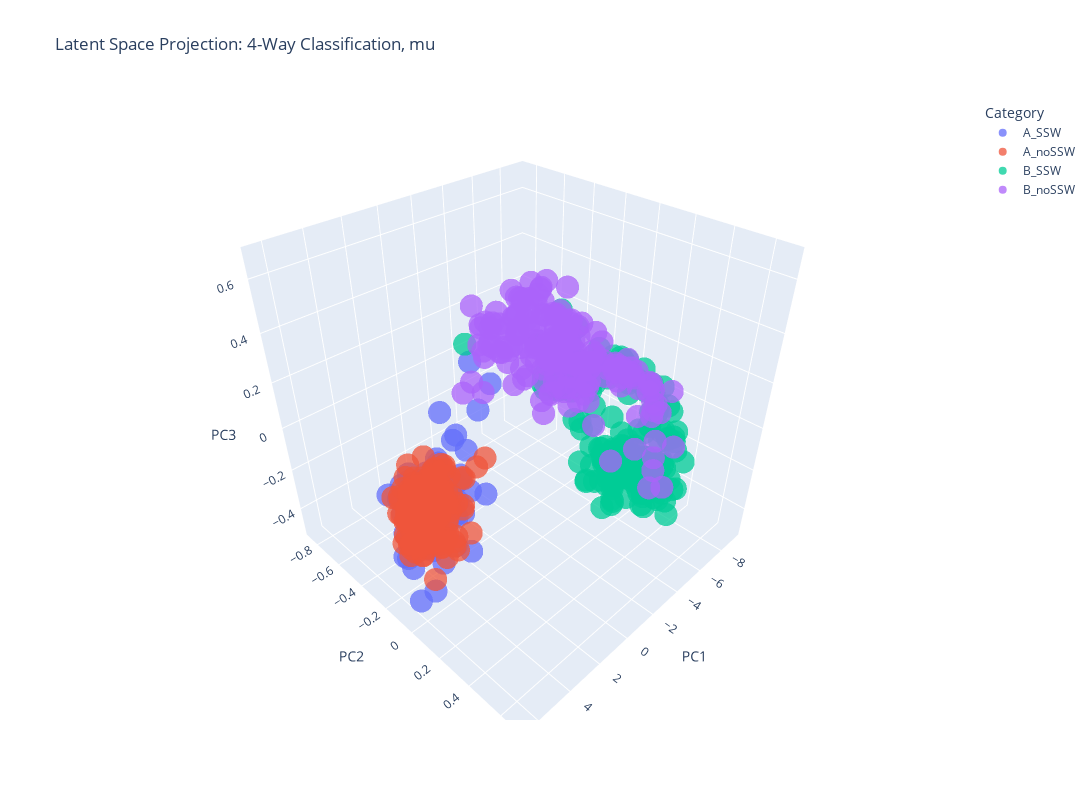
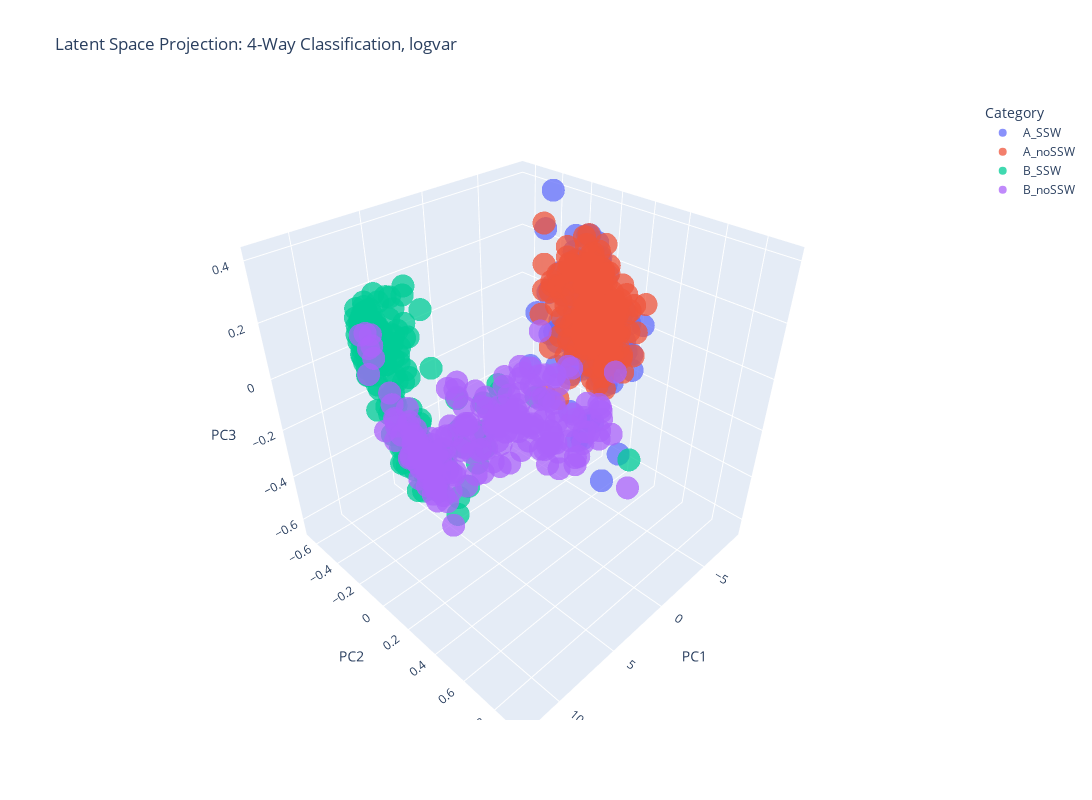
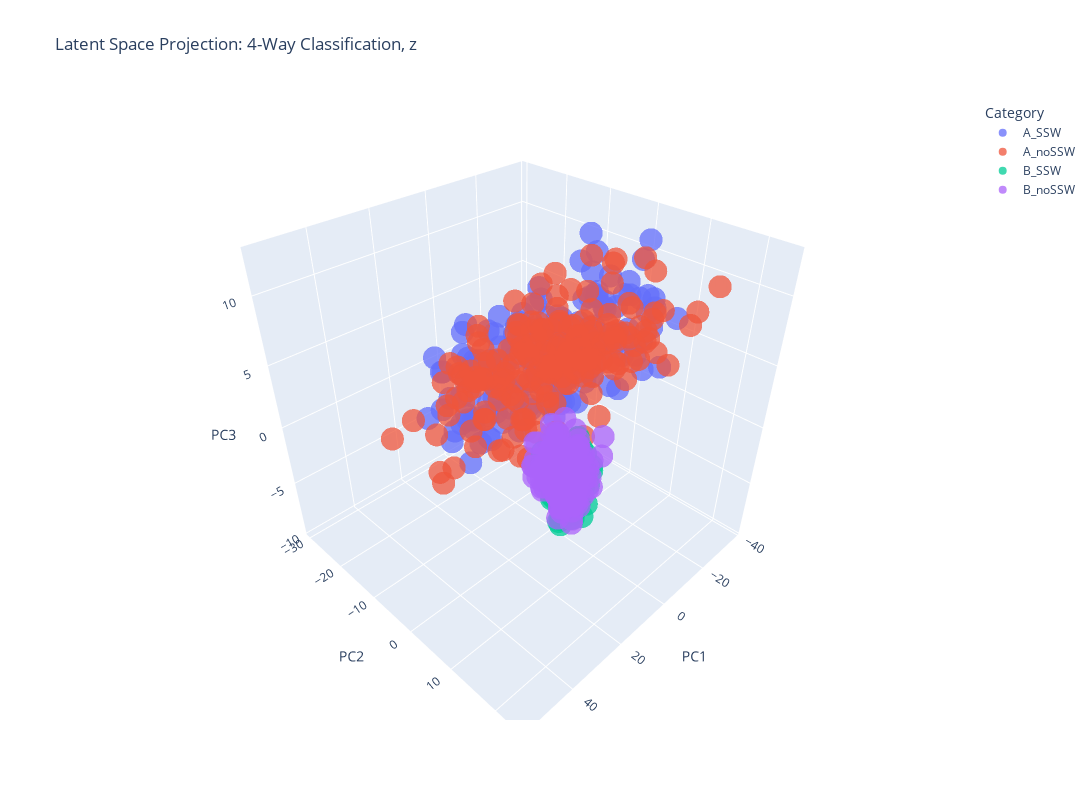

Source (notebook cell) for these figures, in order:
### Code cell
import numpy as np
import torch
import matplotlib.pyplot as plt
from sklearn.decomposition import PCA
import plotly.express as px
import pandas as pd

# Load data
data = np.load("/home/danielboscu/Documents/code/AI_RES/data/actual/long_run_310k.npy")
zonal_wind = data[:, 0, 63]
upper, lower = 53.8 / 2.8935, 7.41

import seaborn as sns
from sklearn.metrics import mean_squared_error

# Initialization
time_step       = 300_000
real_data       = np.load(r'/home/danielboscu/Documents/code/AI_RES/data/actual/long_run_310k.npy')
level           = 63
upper_bound     = 53.8 / 2.8935
lower_bound     = 7.41
real_data_1d    = real_data[:, 1, level]

num_neurons     = 1024
latent_dim      = 32
output_dim      = 75
condition_dim   = num_variables

print(f"Number of neurons: {num_neurons}, Latent dimension: {latent_dim}, Output dimension: {output_dim}, Condition dimension: {condition_dim}")
model = ConditionalVAE(latent_dim, output_dim, condition_dim, num_neurons)
model = model.cuda()
optimizer = optim.Adam(model.parameters(), lr=0.0001)
start, end = variable_range[variable][0], variable_range[variable][1]+1
print(f"Variable range for {variable}: {start} to {end}")

folder = "/home/danielboscu/Documents/code/AI_RES/training"
model_weights_path = r'/home/danielboscu/Documents/code/AI_RES/training/best/checkpoint_11.pth'
past_model = True

if past_model:
    if os.path.exists(model_weights_path):
        model.load_state_dict(torch.load(model_weights_path))
        print(f"Model weights loaded from {model_weights_path}")

def detect_transitions_and_nontransitions_A_to_B(u_series, upper, lower):
    transitions = []
    transition_values = []
    non_transitions = []
    non_transition_values = []
    i = 0
    while i < len(u_series) - 1:
        if u_series[i] > upper:
            j = i + 1
            timer = 0
            while j < len(u_series) and u_series[j] < upper:
                timer += 1
                if u_series[j] < lower:
                    transitions.append(i)
                    transition_values.append(u_series[i])
                    timer = 0
                    break
                j += 1
            if timer >= 5:
                non_transitions.append(i)
                non_transition_values.append(u_series[i])
                timer = 0
            i = j
        else:
            i += 1
    return np.array(transitions), np.array(non_transitions), np.array(transition_values), np.array(non_transition_values)


def detect_transitions_and_nontransitionsB_to_A(u_series, upper, lower):
    transitions = []
    transition_values = []
    non_transitions = []
    non_transition_values = []
    i = 0
    while i < len(u_series) - 1:
        if u_series[i] < lower:
            j = i + 1
            timer = 0
            while j < len(u_series) and u_series[j] > lower:
                timer += 1
                if u_series[j] > upper:
                    transitions.append(i)
                    transition_values.append(u_series[i])
                    timer = 0
                    break
                j += 1
            if timer >= 5:
                non_transitions.append(i)
                non_transition_values.append(u_series[i])
                timer = 0
            i = j
        else:
            i += 1
    return np.array(transitions), np.array(non_transitions), np.array(transition_values), np.array(non_transition_values)

ssw_indices_A, non_ssw_indices_A, ssw_transition_values_A, non_ssw_transition_values_A = detect_transitions_and_nontransitions_A_to_B(zonal_wind, upper, lower)
ssw_indices_B, non_ssw_indices_B, ssw_transition_values_B, non_ssw_transition_values_B = detect_transitions_and_nontransitionsB_to_A(zonal_wind, upper, lower)

# transition_indices = np.union1d(ssw_indices_A, ssw_indices_B)
# total_len = len(data)
# non_ssw_sample_A = np.where((zonal_wind > upper) & (~np.isin(np.arange(total_len), transition_indices)))[0]

# non_ssw_sample_B = np.where((zonal_wind < lower) & (~np.isin(np.arange(total_len), transition_indices)))[0]

n_samples = min(len(ssw_indices_A), len(non_ssw_indices_A), len(non_ssw_indices_B))
non_ssw_indices_A = np.random.choice(non_ssw_indices_A, size=n_samples, replace=False)
non_ssw_indices_B = np.random.choice(non_ssw_indices_B, size=n_samples, replace=False)

print(f"SSW Transitions A to B: {len(ssw_indices_A)}, Mean Value: {np.mean(ssw_transition_values_A):.2f}")
print(f"SSW Transitions B to A: {len(ssw_indices_B)}, Mean Value: {np.mean(ssw_transition_values_B):.2f}")
print(f"Non-SSW Transitions A: {len(non_ssw_indices_A)}, Mean Value: {np.mean(non_ssw_transition_values_A):.2f}")
print(f"Non-SSW Transitions B: {len(non_ssw_indices_B)}, Mean Value: {np.mean(non_ssw_transition_values_B):.2f}")

X = np.vstack([
    data[ssw_indices_A, 0],
    data[non_ssw_indices_A, 0],
    data[ssw_indices_B, 0],
    data[non_ssw_indices_B, 0]
]).astype(np.float32)

labels = (
    ["A_SSW"] * len(ssw_indices_A) +
    ["A_noSSW"] * len(non_ssw_indices_A) +
    ["B_SSW"] * len(ssw_indices_B) +
    ["B_noSSW"] * len(non_ssw_indices_B)
)


model.eval()
# Encode data
with torch.no_grad():
    mu, logvar = model.encode(torch.tensor(X, dtype=torch.float32).cuda())
    z = model.reparameterize(mu, logvar)
    mu_np = mu.cpu().numpy()
    logvar_np = logvar.cpu().numpy()
    z_np = z.cpu().numpy()

print("Mu shape: " , mu.shape)
print("Mu values for A_ssw: ", np.mean(mu_np[:189, :]), "Mu values for B_ssw: ", np.mean(mu_np[189:379, :]), "Mu values for A_noSSW: ", np.mean(mu_np[379:569, :]), "Mu values for B_noSSW: ", np.mean(mu_np[569:, :]))
print("Logvar shape for A_ssw: ", np.mean(logvar_np[:189, :]), "Logvar shape for B_ssw: ", np.mean(logvar_np[189:379, :]), "Logvar shape for A_noSSW: ", np.mean(logvar_np[379:569, :]), "Logvar shape for B_noSSW: ", np.mean(logvar_np[569:, :]))
print("Z values for A_ssw: ", np.mean(z_np[:189, :]), "Z values for B_ssw: ", np.mean(z_np[189:379, :]), "Z values for A_noSSW: ", np.mean(z_np[379:569, :]), "Z values for B_noSSW: ", np.mean(z_np[569:, :]))

# PCA
num_components = 3
pca = PCA(n_components=num_components)
print(f"==>> pca: {pca}")

#mu
latent_3d = pca.fit_transform(mu_np)
print(f"==>> latent_3d: {latent_3d.shape}")


explained = pca.explained_variance_ratio_
total_explained = np.sum(explained)
print(f"Explained variance by PC1: {explained[0]:.4f}")
print(f"Explained variance by PC2: {explained[1]:.4f}")
print(f"Explained variance by PC3: {explained[2]:.4f}")
print(f"Total explained variance (PC1+2+3): {total_explained:.4f}")
# Build DataFrame
df = pd.DataFrame(latent_3d[:,num_components%3:num_components], columns=["PC1", "PC2", "PC3"] )
df["Category"] = labels

# Plot 3D PCA
fig = px.scatter_3d(df, x="PC1", y="PC2", z="PC3", color="Category",
                    opacity=0.75,
                    title="Latent Space Projection: 4-Way Classification, mu",
                     width=1200, height=800)
fig.show()

#logvar
latent_3d = pca.fit_transform(logvar_np)
print(f"==>> latent_3d: {latent_3d.shape}")


explained = pca.explained_variance_ratio_
total_explained = np.sum(explained)
print(f"Explained variance by PC1: {explained[0]:.4f}")
print(f"Explained variance by PC2: {explained[1]:.4f}")
print(f"Explained variance by PC3: {explained[2]:.4f}")
print(f"Total explained variance (PC1+2+3): {total_explained:.4f}")
# Build DataFrame
df = pd.DataFrame(latent_3d[:,num_components%3:num_components], columns=["PC1", "PC2", "PC3"] )
df["Category"] = labels

# Plot 3D PCA
fig = px.scatter_3d(df, x="PC1", y="PC2", z="PC3", color="Category",
                    opacity=0.75,
                    title="Latent Space Projection: 4-Way Classification, logvar",
                     width=1200, height=800)
fig.show()

#z
latent_3d = pca.fit_transform(z_np)
print(f"==>> latent_3d: {latent_3d.shape}")


explained = pca.explained_variance_ratio_
total_explained = np.sum(explained)
print(f"Explained variance by PC1: {explained[0]:.4f}")
print(f"Explained variance by PC2: {explained[1]:.4f}")
print(f"Explained variance by PC3: {explained[2]:.4f}")
print(f"Total explained variance (PC1+2+3): {total_explained:.4f}")
# Build DataFrame
df = pd.DataFrame(latent_3d[:,num_components%3:num_components], columns=["PC1", "PC2", "PC3"] )
df["Category"] = labels

# Plot 3D PCA
fig = px.scatter_3d(df, x="PC1", y="PC2", z="PC3", color="Category",
                    opacity=0.75,
                    title="Latent Space Projection: 4-Way Classification, z",
                     width=1200, height=800)
fig.show()

# latent plots
plt.plot(data[:, 0, 63], label="Zonal Wind A", color='dodgerblue', alpha=0.7)
plt.axhline(y=lower_bound, color='purple', linestyle='--', alpha=0.5, linewidth=1.2)
plt.axhline(y=upper_bound, color='purple', linestyle='--', alpha=0.5, linewidth=1.2)

for idx in ssw_indices_A:
    plt.axvline(x=idx, color='green', linestyle='--', alpha=0.5, linewidth=1.2)

plt.xlabel("Time Steps")
plt.ylabel("Zonal Wind @ 30km")
plt.title("SSW Transitions in Zonal Wind A (A → B)")
plt.legend()
plt.grid(True)
plt.tight_layout()
plt.show()

plt.figure(figsize=(16, 5))
plt.plot(data[:, 0, 63], label="Zonal Wind B", color='red', alpha=0.7)

for idx in ssw_indices_B:
    plt.axvline(x=idx, color='purple', linestyle='--', alpha=0.5, linewidth=1.2)
plt.axhline(y=lower_bound, color='purple', linestyle='--', alpha=0.5, linewidth=1.2)
plt.axhline(y=upper_bound, color='purple', linestyle='--', alpha=0.5, linewidth=1.2)

plt.xlabel("Time Steps")
plt.ylabel("Zonal Wind @ 30km")
plt.title("SSW Transitions in Zonal Wind B (B → A)")
plt.legend()
plt.grid(True)
plt.tight_layout()
plt.show()


fig = plt.figure(figsize=(14,6))
gs = gridspec.GridSpec(1, 2, figure=fig)
ax_1 = fig.add_subplot(gs[0, 0])
ax_1.boxplot([mu_np[:189, 0], mu_np[189:379, 0]],
            tick_labels=["A_SSW", "A_noSSW"])
ax_1.grid(True, linestyle='--', alpha=0.5)
ax_1.set_xlabel("Sample Index")
ax_1.set_ylabel("Latent Variable (mu)")
ax_1.set_title("Latent Variable (mu) for A_SSW and A_NoSSW Samples")
ax_1.legend()
ax_2 = fig.add_subplot(gs[0, 1])
ax_2.boxplot([mu_np[380:569, 0], mu_np[569:, 0]],
            tick_labels=["B_SSW", "B_noSSW"])
ax_2.grid(True, linestyle='--', alpha=0.5)
ax_2.set_xlabel("Sample Index")
ax_2.set_ylabel("Latent Variable (mu)")
ax_2.set_title("Latent Variable (mu) for B_SSW and B_NoSSW Samples")
ax_2.legend()

plt.tight_layout()
plt.show()

fig = plt.figure(figsize=(14,6))
gs = gridspec.GridSpec(1, 2, figure=fig)
ax_1 = fig.add_subplot(gs[0, 0])
ax_1.boxplot([logvar_np[:189, 0], logvar_np[189:379, 0]],
            tick_labels=["A_SSW", "A_noSSW"])
ax_1.grid(True, linestyle='--', alpha=0.5)
ax_1.set_xlabel("Sample Index")
ax_1.set_ylabel("Latent Variable (logvar)")
ax_1.set_title("Latent Variable (logvar) for A_SSW and A_NoSSW Samples")
ax_1.legend()
ax_2 = fig.add_subplot(gs[0, 1])
ax_2.boxplot([logvar_np[380:569, 0], logvar_np[569:, 0]],
            tick_labels=["B_SSW", "B_noSSW"])
ax_2.grid(True, linestyle='--', alpha=0.5)
ax_2.set_xlabel("Sample Index")
ax_2.set_ylabel("Latent Variable (logvar)")
ax_2.set_title("Latent Variable (logvar) for B_SSW and B_NoSSW Samples")
ax_2.legend()

plt.tight_layout()
plt.show()

fig = plt.figure(figsize=(14,6))
gs = gridspec.GridSpec(1, 2, figure=fig)
ax_1 = fig.add_subplot(gs[0, 0])
ax_1.boxplot([z_np[:189, 0], z_np[189:379, 0]],
            tick_labels=["A_SSW", "A_noSSW"])
ax_1.grid(True, linestyle='--', alpha=0.5)
ax_1.set_xlabel("Sample Index")
ax_1.set_ylabel("Latent Variable (z)")
ax_1.set_title("Latent Variable (z) for A_SSW and A_NoSSW Samples")
ax_1.legend()
ax_2 = fig.add_subplot(gs[0, 1])
ax_2.boxplot([z_np[380:569, 0], z_np[569:, 0]],
            tick_labels=["B_SSW", "B_noSSW"])
ax_2.grid(True, linestyle='--', alpha=0.5)
ax_2.set_xlabel("Sample Index")
ax_2.set_ylabel("Latent Variable (z)")
ax_2.set_title("Latent Variable (z) for B_SSW and B_NoSSW Samples")
ax_2.legend()

plt.tight_layout()
plt.show()

### Figure 1 — Plotly figure (JSON) as saved in the notebook; plotly's stock layout.template omitted (floating-point values rounded to 4 significant figures; data arrays with more than 128 entries replaced by an {"elided": "..."} marker saying what was removed)
{"data": [{"hovertemplate": "Category=A_SSW<br>PC1=%{x}<br>PC2=%{y}<br>PC3=%{z}<extra></extra>", "legendgroup": "A_SSW", "marker": {"color": "#636efa", "opacity": 0.75, "symbol": "circle"}, "mode": "markers", "name": "A_SSW", "scene": "scene", "showlegend": true, "type": "scatter3d", "x": {"elided": "189 float values"}, "y": {"elided": "189 float values"}, "z": {"elided": "189 float values"}}, {"hovertemplate": "Category=A_noSSW<br>PC1=%{x}<br>PC2=%{y}<br>PC3=%{z}<extra></extra>", "legendgroup": "A_noSSW", "marker": {"color": "#EF553B", "opacity": 0.75, "symbol": "circle"}, "mode": "markers", "name": "A_noSSW", "scene": "scene", "showlegend": true, "type": "scatter3d", "x": {"elided": "189 float values"}, "y": {"elided": "189 float values"}, "z": {"elided": "189 float values"}}, {"hovertemplate": "Category=B_SSW<br>PC1=%{x}<br>PC2=%{y}<br>PC3=%{z}<extra></extra>", "legendgroup": "B_SSW", "marker": {"color": "#00cc96", "opacity": 0.75, "symbol": "circle"}, "mode": "markers", "name": "B_SSW", "scene": "scene", "showlegend": true, "type": "scatter3d", "x": {"elided": "189 float values"}, "y": {"elided": "189 float values"}, "z": {"elided": "189 float values"}}, {"hovertemplate": "Category=B_noSSW<br>PC1=%{x}<br>PC2=%{y}<br>PC3=%{z}<extra></extra>", "legendgroup": "B_noSSW", "marker": {"color": "#ab63fa", "opacity": 0.75, "symbol": "circle"}, "mode": "markers", "name": "B_noSSW", "scene": "scene", "showlegend": true, "type": "scatter3d", "x": {"elided": "189 float values"}, "y": {"elided": "189 float values"}, "z": {"elided": "189 float values"}}], "layout": {"height": 800, "legend": {"title": {"text": "Category"}, "tracegroupgap": 0}, "scene": {"domain": {"x": [0, 1], "y": [0, 1]}, "xaxis": {"title": {"text": "PC1"}}, "yaxis": {"title": {"text": "PC2"}}, "zaxis": {"title": {"text": "PC3"}}}, "title": {"text": "Latent Space Projection: 4-Way Classification, mu"}, "width": 1200}}

### Figure 2 — Plotly figure (JSON) as saved in the notebook; plotly's stock layout.template omitted (floating-point values rounded to 4 significant figures; data arrays with more than 128 entries replaced by an {"elided": "..."} marker saying what was removed)
{"data": [{"hovertemplate": "Category=A_SSW<br>PC1=%{x}<br>PC2=%{y}<br>PC3=%{z}<extra></extra>", "legendgroup": "A_SSW", "marker": {"color": "#636efa", "opacity": 0.75, "symbol": "circle"}, "mode": "markers", "name": "A_SSW", "scene": "scene", "showlegend": true, "type": "scatter3d", "x": {"elided": "189 float values"}, "y": {"elided": "189 float values"}, "z": {"elided": "189 float values"}}, {"hovertemplate": "Category=A_noSSW<br>PC1=%{x}<br>PC2=%{y}<br>PC3=%{z}<extra></extra>", "legendgroup": "A_noSSW", "marker": {"color": "#EF553B", "opacity": 0.75, "symbol": "circle"}, "mode": "markers", "name": "A_noSSW", "scene": "scene", "showlegend": true, "type": "scatter3d", "x": {"elided": "189 float values"}, "y": {"elided": "189 float values"}, "z": {"elided": "189 float values"}}, {"hovertemplate": "Category=B_SSW<br>PC1=%{x}<br>PC2=%{y}<br>PC3=%{z}<extra></extra>", "legendgroup": "B_SSW", "marker": {"color": "#00cc96", "opacity": 0.75, "symbol": "circle"}, "mode": "markers", "name": "B_SSW", "scene": "scene", "showlegend": true, "type": "scatter3d", "x": {"elided": "189 float values"}, "y": {"elided": "189 float values"}, "z": {"elided": "189 float values"}}, {"hovertemplate": "Category=B_noSSW<br>PC1=%{x}<br>PC2=%{y}<br>PC3=%{z}<extra></extra>", "legendgroup": "B_noSSW", "marker": {"color": "#ab63fa", "opacity": 0.75, "symbol": "circle"}, "mode": "markers", "name": "B_noSSW", "scene": "scene", "showlegend": true, "type": "scatter3d", "x": {"elided": "189 float values"}, "y": {"elided": "189 float values"}, "z": {"elided": "189 float values"}}], "layout": {"height": 800, "legend": {"title": {"text": "Category"}, "tracegroupgap": 0}, "scene": {"domain": {"x": [0, 1], "y": [0, 1]}, "xaxis": {"title": {"text": "PC1"}}, "yaxis": {"title": {"text": "PC2"}}, "zaxis": {"title": {"text": "PC3"}}}, "title": {"text": "Latent Space Projection: 4-Way Classification, logvar"}, "width": 1200}}

### Figure 3 — Plotly figure (JSON) as saved in the notebook; plotly's stock layout.template omitted (floating-point values rounded to 4 significant figures; data arrays with more than 128 entries replaced by an {"elided": "..."} marker saying what was removed)
{"data": [{"hovertemplate": "Category=A_SSW<br>PC1=%{x}<br>PC2=%{y}<br>PC3=%{z}<extra></extra>", "legendgroup": "A_SSW", "marker": {"color": "#636efa", "opacity": 0.75, "symbol": "circle"}, "mode": "markers", "name": "A_SSW", "scene": "scene", "showlegend": true, "type": "scatter3d", "x": {"elided": "189 float values"}, "y": {"elided": "189 float values"}, "z": {"elided": "189 float values"}}, {"hovertemplate": "Category=A_noSSW<br>PC1=%{x}<br>PC2=%{y}<br>PC3=%{z}<extra></extra>", "legendgroup": "A_noSSW", "marker": {"color": "#EF553B", "opacity": 0.75, "symbol": "circle"}, "mode": "markers", "name": "A_noSSW", "scene": "scene", "showlegend": true, "type": "scatter3d", "x": {"elided": "189 float values"}, "y": {"elided": "189 float values"}, "z": {"elided": "189 float values"}}, {"hovertemplate": "Category=B_SSW<br>PC1=%{x}<br>PC2=%{y}<br>PC3=%{z}<extra></extra>", "legendgroup": "B_SSW", "marker": {"color": "#00cc96", "opacity": 0.75, "symbol": "circle"}, "mode": "markers", "name": "B_SSW", "scene": "scene", "showlegend": true, "type": "scatter3d", "x": {"elided": "189 float values"}, "y": {"elided": "189 float values"}, "z": {"elided": "189 float values"}}, {"hovertemplate": "Category=B_noSSW<br>PC1=%{x}<br>PC2=%{y}<br>PC3=%{z}<extra></extra>", "legendgroup": "B_noSSW", "marker": {"color": "#ab63fa", "opacity": 0.75, "symbol": "circle"}, "mode": "markers", "name": "B_noSSW", "scene": "scene", "showlegend": true, "type": "scatter3d", "x": {"elided": "189 float values"}, "y": {"elided": "189 float values"}, "z": {"elided": "189 float values"}}], "layout": {"height": 800, "legend": {"title": {"text": "Category"}, "tracegroupgap": 0}, "scene": {"domain": {"x": [0, 1], "y": [0, 1]}, "xaxis": {"title": {"text": "PC1"}}, "yaxis": {"title": {"text": "PC2"}}, "zaxis": {"title": {"text": "PC3"}}}, "title": {"text": "Latent Space Projection: 4-Way Classification, z"}, "width": 1200}}
